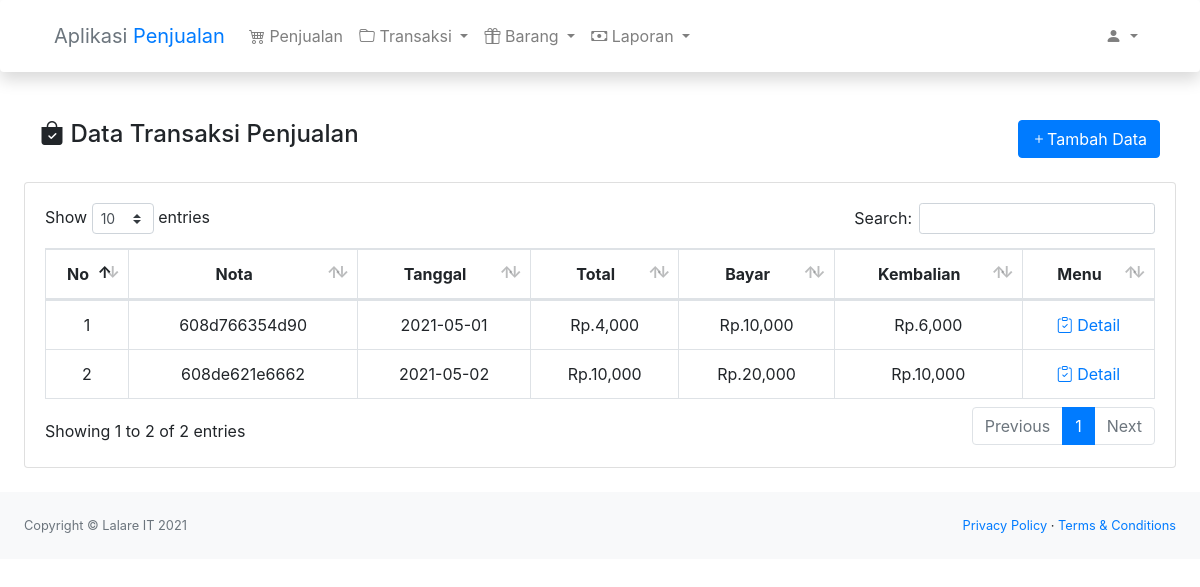
The page /index.php/transaksi/penjualan on the database as committed earlier.
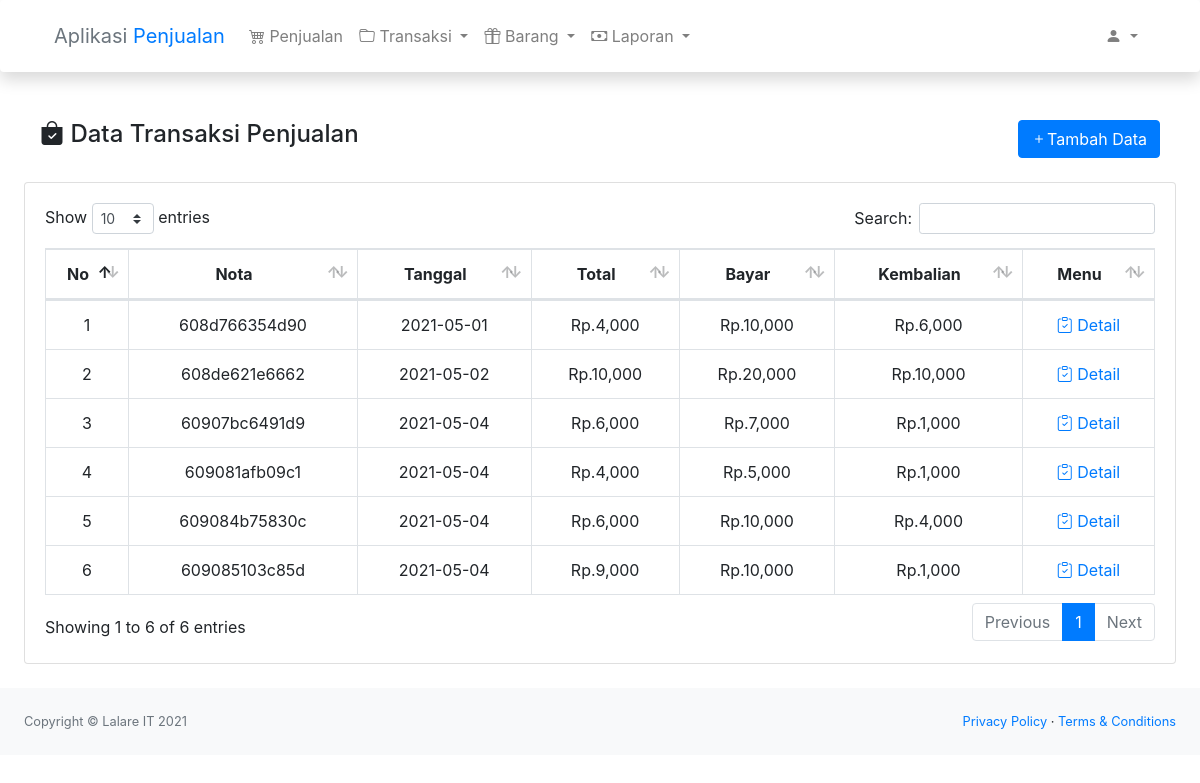
The same page on the database as committed later.
### tables this page shows
CREATE TABLE "penjualan" (
	"nota"	TEXT NOT NULL,
	"tanggal"	TEXT,
	"total"	INTEGER,
	"id_user"	TEXT,
	"bayar"	INTEGER,
	"kembalian"	INTEGER,
	PRIMARY KEY("nota")
);

### application/controllers/transaksi/Penjualan.php (called while the page is built, shortened)
<?php class Penjualan extends CI_Controller
{
    public function __construct()
    {
        $this->load->model('transaksi_pm');
    }
    public function index()
    {
        $this->data();
    }
    public function data()
    {
        $data['transaksi'] = $this->transaksi_pm->get();
        $this->load->view('transaksi/penjualan/data', $data);
    }
}

### index.php (called while the page is built, shortened)
<?php
require_once BASEPATH.'core/CodeIgniter.php';

### application/models/Transaksi_pm.php (called while the page is built, shortened)
<?php class Transaksi_pm extends CI_Model
{
    public function get()
    {
        return  $this->db->get('penjualan')->result();
    }
}

### application/views/transaksi/penjualan/data.php (the view)
<?php
$this->load->view('template/header');
$this->load->view('template/navbar');
?>
<div class="container-fluid">
    <div class="d-flex justify-content-between px-3">
        <h4><i class="bi bi-bag-check-fill"></i> Data Transaksi Penjualan</h4>
        <button class="btn btn-primary" data-toggle="modal" data-target="#exampleModalCenter"> <i class="bi bi-plus"></i>Tambah Data</button>
    </div>
    <div class="card mb-4 mt-4">
        <div class="card-body">
            <div class="table-responsive">
                <table class="table table-bordered text-center" id="dataTable" width="100%" cellspacing="0">
                    <thead>
                        <tr>
                            <th width="40px">No</th>
                            <th>Nota</th>
                            <th>Tanggal</th>
                            <th>Total</th>
                            <th>Bayar</th>
                            <th>Kembalian</th>
                            <th>Menu</th>
                        </tr>
                    </thead>
                    <tbody>
                        <?php $i = 1; ?>
                        <?php foreach ($transaksi as $list) : ?>
                            <tr>
                                <td class="text-center"><?= $i++; ?></td>
                                <td><?= $list->nota; ?></td>
                                <td><?= $list->tanggal; ?></td>
                                <td>Rp.<?= number_format($list->total) ?></td>
                                <td>Rp.<?= number_format($list->bayar) ?></td>
                                <td>Rp.<?= number_format($list->kembalian) ?></td>
                                <td>
                                    <a href="<?= site_url('/transaksi/penjualan/detail/' . $list->nota) ?>"><i class="bi bi-clipboard-check"></i> Detail</a>
                                </td>
                            </tr>
                        <?php endforeach; ?>
                    </tbody>
                </table>
            </div>
        </div>
    </div>
</div>
<?php $this->load->view('template/footer') ?>

### application/views/template/header.php (shortened to what this page needs)
<!DOCTYPE html>
<html lang="en">
<head>
	<link href="<?= base_url() ?>/public/css/styles.css" rel="stylesheet" />
	<link href="<?= base_url() ?>/public/css/dataTables.bootstrap4.min.css" rel="stylesheet" />
	<link rel="stylesheet" href="<?= base_url() ?>/public/assets/bootstrap-icon/bootstrap-icons.css">
</head>
<body>

### application/views/template/navbar.php (shortened to what this page needs)
<div class="sticky-top">
	<nav id="shadownav" class="navbar navbar-expand-lg navbar-light bg-light shadow p-3 mb-5 bg-white rounded">
		<div class="container">
			<a href="<?= site_url('/aplikasi/dashboard/') ?>" class="navbar-brand">
				<span class="text-secondary">Aplikasi</span> <span class="text-primary">Penjualan</span>
			</a>
			<ul class="navbar-nav mr-auto">
				<li class="nav-item">
					<a class="nav-link" href="<?= site_url('/aplikasi/penjualan/') ?>"><i class="bi bi-cart4"></i> Penjualan</a>
				</li>
				<li class="nav-item dropdown">
					<a class="nav-link dropdown-toggle" href="#" id="navbarDropdown" role="button" data-toggle="dropdown" aria-haspopup="true" aria-expanded="false">
						<i class="bi bi-folder"></i> Transaksi
					</a>
				</li>
				<li class="nav-item dropdown">
					<a class="nav-link dropdown-toggle" href="#" id="navbarDropdown" role="button" data-toggle="dropdown" aria-haspopup="true" aria-expanded="false">
						<i class="bi bi-gift"></i> Barang
					</a>
				</li>
				<li class="nav-item dropdown">
					<a class="nav-link dropdown-toggle" href="#" id="navbarDropdown" role="button" data-toggle="dropdown" aria-haspopup="true" aria-expanded="false">
						<i class="bi bi-cash"></i> Laporan
					</a>
				</li>
			</ul>
			<div class="d-flex justify-content-end">
				<ul class="navbar-nav me-auto mb-2 mb-lg-0">
					<li class="nav-item dropdown">
						<a class="nav-link dropdown-toggle" href="#" id="navbarDropdown" role="button" data-toggle="dropdown" aria-haspopup="true" aria-expanded="false">
							<i class="bi bi-person-fill"></i>
						</a>
					</li>
				</ul>
			</div>
		</div>
	</nav>
</div>

### application/views/template/footer.php (shortened to what this page needs)
<footer class="py-4 bg-light mt-auto">
	<div class="container-fluid">
		<div class="d-flex align-items-center justify-content-between small">
			<div class="text-muted">Copyright &copy; Lalare IT 2021</div>
			<div>
				<a href="#">Privacy Policy</a>
				&middot;
				<a href="#">Terms &amp; Conditions</a>
			</div>
		</div>
	</div>
</footer>
</body>
</html>

Rows that differ between the two databases and show on the page:
added penjualan: nota "60907bc6491d9", tanggal "2021-05-04", total "6,000", bayar "7,000", kembalian "1,000"
added penjualan: nota "609081afb09c1", tanggal "2021-05-04", total "4,000", bayar "5,000", kembalian "1,000"
added penjualan: nota "609084b75830c", tanggal "2021-05-04", total "6,000", bayar "10,000", kembalian "4,000"
added penjualan: nota "609085103c85d", tanggal "2021-05-04", total "9,000", bayar "10,000", kembalian "1,000"
Other text that changed with them:
text written by a page script: "Show entries Search: Showing 1 to 2 of 2 entries Previous 1 Next" → "Show entries Search: Showing 1 to 6 of 6 entries Previous 1 Next"
